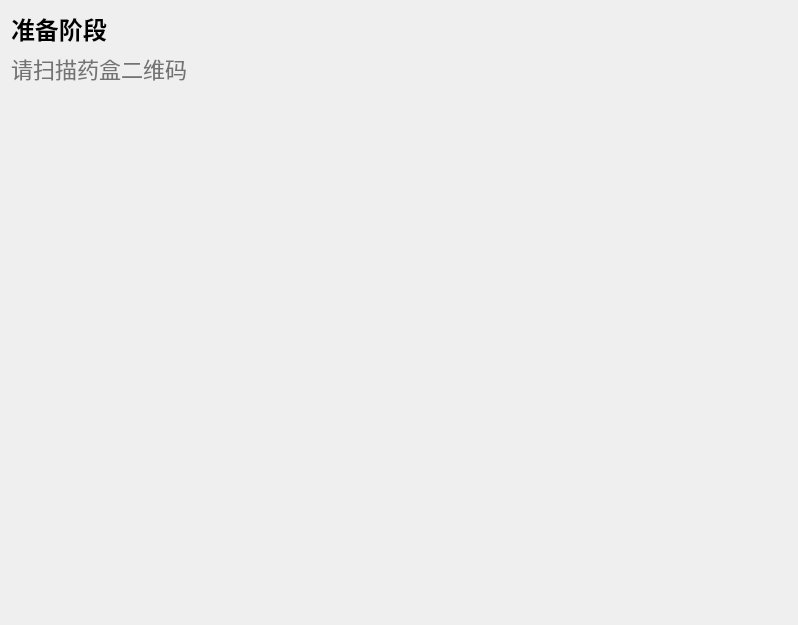
      <widget class="QWidget" name="scan_qrcode_page">
       <layout class="QGridLayout" name="gridLayout_4">
        <item row="2" column="1">
         <layout class="QHBoxLayout" name="horizontalLayout_4">
          <item>
           <spacer name="horizontalSpacer_11">
            <property name="orientation">
             <enum>Qt::Horizontal</enum>
            </property>
            <property name="sizeHint" stdset="0">
             <size>
              <width>40</width>
              <height>20</height>
             </size>
            </property>
           </spacer>
          </item>
          <item>
           <widget class="QLabel" name="img_cam_frame">
            <property name="styleSheet">
             <string notr="true">QLabel
{
    min-width: 400px;
    max-width: 400px;
    min-height: 300px;
    max-height: 300px;
}</string>
            </property>
            <property name="text">
             <string/>
            </property>
            <property name="scaledContents">
             <bool>true</bool>
            </property>
           </widget>
          </item>
          <item>
           <spacer name="horizontalSpacer_10">
            <property name="orientation">
             <enum>Qt::Horizontal</enum>
            </property>
            <property name="sizeHint" stdset="0">
             <size>
              <width>40</width>
              <height>20</height>
             </size>
            </property>
           </spacer>
          </item>
         </layout>
        </item>
        <item row="0" column="0">
         <layout class="QHBoxLayout" name="horizontalLayout_3">
          <item>
           <layout class="QVBoxLayout" name="verticalLayout_2">
            <item>
             <widget class="QLabel" name="txt_period_in_scan_qrcode">
              <property name="styleSheet">
               <string notr="true">QLabel {
    color: #000;
    font-family: &quot;Microsoft YaHei&quot;;
    font-size: 24px;
    font-style: normal;
    font-weight: 700;   /* Bold */
}
</string>
              </property>
              <property name="text">
               <string>准备阶段     </string>
              </property>
             </widget>
            </item>
            <item>
             <widget class="QLabel" name="txt_guide_in_scan_qrcode">
              <property name="styleSheet">
               <string notr="true">QLabel {
    color: #737373;
    font-family: &quot;Microsoft YaHei&quot;;
    font-size: 22px;
    font-style: normal;
    font-weight: 400;   /* Normal */
}
</string>
              </property>
              <property name="text">
               <string>请扫描药盒二维码</string>
              </property>
             </widget>
            </item>
           </layout>
          </item>
          <item>
           <spacer name="horizontalSpacer_8">
            <property name="orientation">
             <enum>Qt::Horizontal</enum>
            </property>
            <property name="sizeHint" stdset="0">
             <size>
              <width>40</width>
              <height>20</height>
             </size>
            </property>
           </spacer>
          </item>
         </layout>
        </item>
        <item row="2" column="0">
         <layout class="QHBoxLayout" name="horizontalLayout_2">
          <item>
           <spacer name="horizontalSpacer_9">
            <property name="orientation">
             <enum>Qt::Horizontal</enum>
            </property>
            <property name="sizeHint" stdset="0">
             <size>
              <width>40</width>
              <height>20</height>
             </size>
            </property>
           </spacer>
          </item>
          <item>
           <widget class="QLabel" name="label_2">
            <property name="styleSheet">
             <string notr="true">QLabel
{
    min-width: 210px;
    max-width: 210px;
    min-height: 250px;
    max-height: 250px;

}</string>
            </property>
            <property name="text">
             <string/>
            </property>
            <property name="pixmap">
             <pixmap resource="images.qrc">:/images/img_scanQR_guide.png</pixmap>
            </property>
            <property name="scaledContents">
             <bool>true</bool>
            </property>
           </widget>
          </item>
          <item>
           <spacer name="horizontalSpacer_7">
            <property name="orientation">
             <enum>Qt::Horizontal</enum>
            </property>
            <property name="sizeHint" stdset="0">
             <size>
              <width>40</width>
              <height>20</height>
             </size>
            </property>
           </spacer>
          </item>
         </layout>
        </item>
        <item row="1" column="0">
         <spacer name="verticalSpacer_4">
          <property name="orientation">
           <enum>Qt::Vertical</enum>
          </property>
          <property name="sizeHint" stdset="0">
           <size>
            <width>20</width>
            <height>91</height>
           </size>
          </property>
         </spacer>
        </item>
        <item row="3" column="0" colspan="2">
         <spacer name="verticalSpacer_6">
          <property name="orientation">
           <enum>Qt::Vertical</enum>
          </property>
          <property name="sizeHint" stdset="0">
           <size>
            <width>20</width>
            <height>40</height>
           </size>
          </property>
         </spacer>
        </item>
        <item row="4" column="0" colspan="2">
         <spacer name="verticalSpacer_5">
          <property name="orientation">
           <enum>Qt::Vertical</enum>
          </property>
          <property name="sizeHint" stdset="0">
           <size>
            <width>20</width>
            <height>92</height>
           </size>
          </property>
         </spacer>
        </item>
       </layout>
      </widget>
